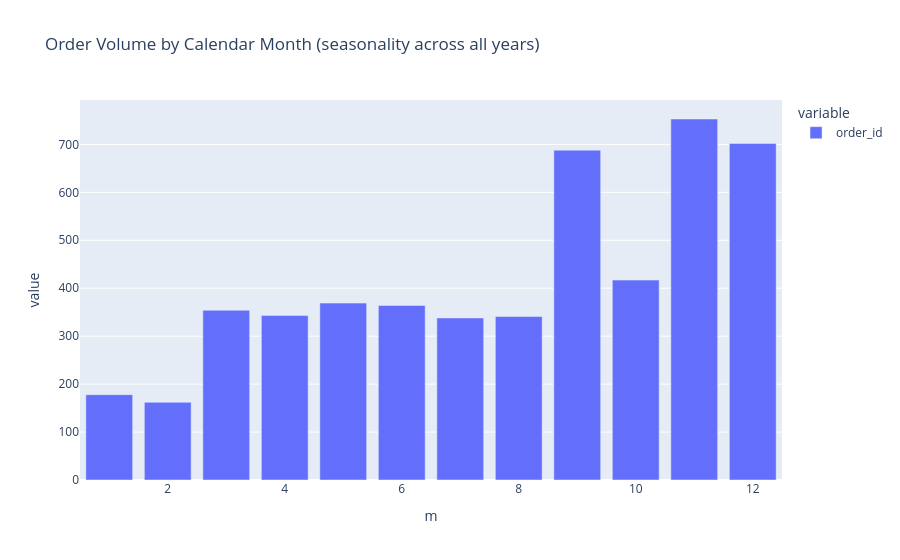

The code cell stored with this chart in its notebook:
### Code cell
month_demand = df.assign(m=df['order_date'].dt.month).groupby('m')['order_id'].nunique()
fig = px.bar(month_demand, title='Order Volume by Calendar Month (seasonality across all years)')
fig.show()

### Figure 1 — Plotly figure (JSON) as saved in the notebook; plotly's stock layout.template omitted (floating-point values rounded to 4 significant figures)
{"data": [{"hovertemplate": "variable=order_id<br>m=%{x}<br>value=%{y}<extra></extra>", "legendgroup": "order_id", "marker": {"color": "#636efa", "pattern": {"shape": ""}}, "name": "order_id", "orientation": "v", "showlegend": true, "textposition": "auto", "type": "bar", "x": [1, 2, 3, 4, 5, 6, 7, 8, 9, 10, 11, 12], "xaxis": "x", "y": [178, 162, 354, 343, 369, 364, 338, 341, 688, 417, 753, 702], "yaxis": "y"}], "layout": {"barmode": "relative", "legend": {"title": {"text": "variable"}, "tracegroupgap": 0}, "title": {"text": "Order Volume by Calendar Month (seasonality across all years)"}, "xaxis": {"anchor": "y", "domain": [0.0, 1.0], "title": {"text": "m"}}, "yaxis": {"anchor": "x", "domain": [0.0, 1.0], "title": {"text": "value"}}}}
